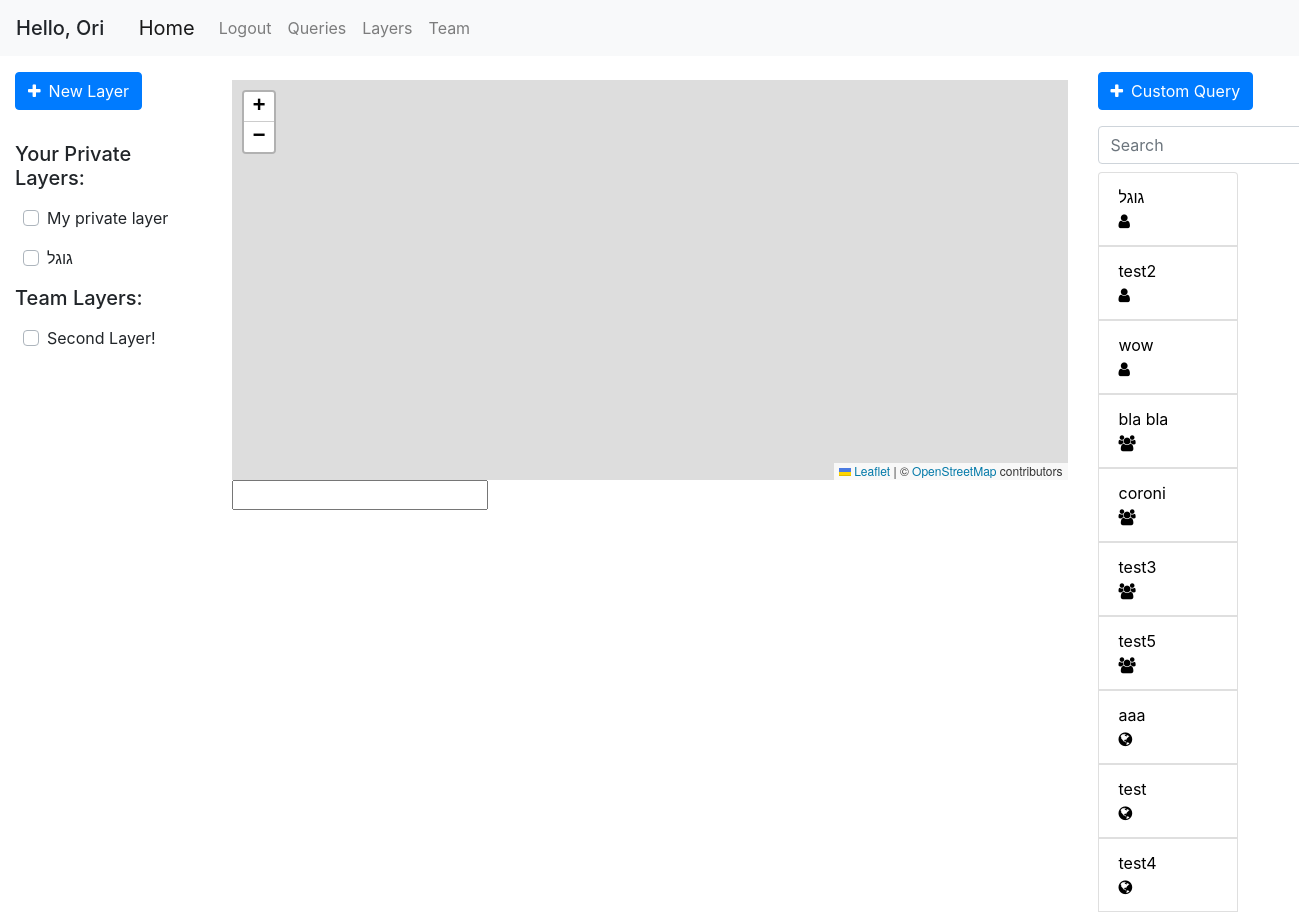
The app's page /home (signed in), older data.
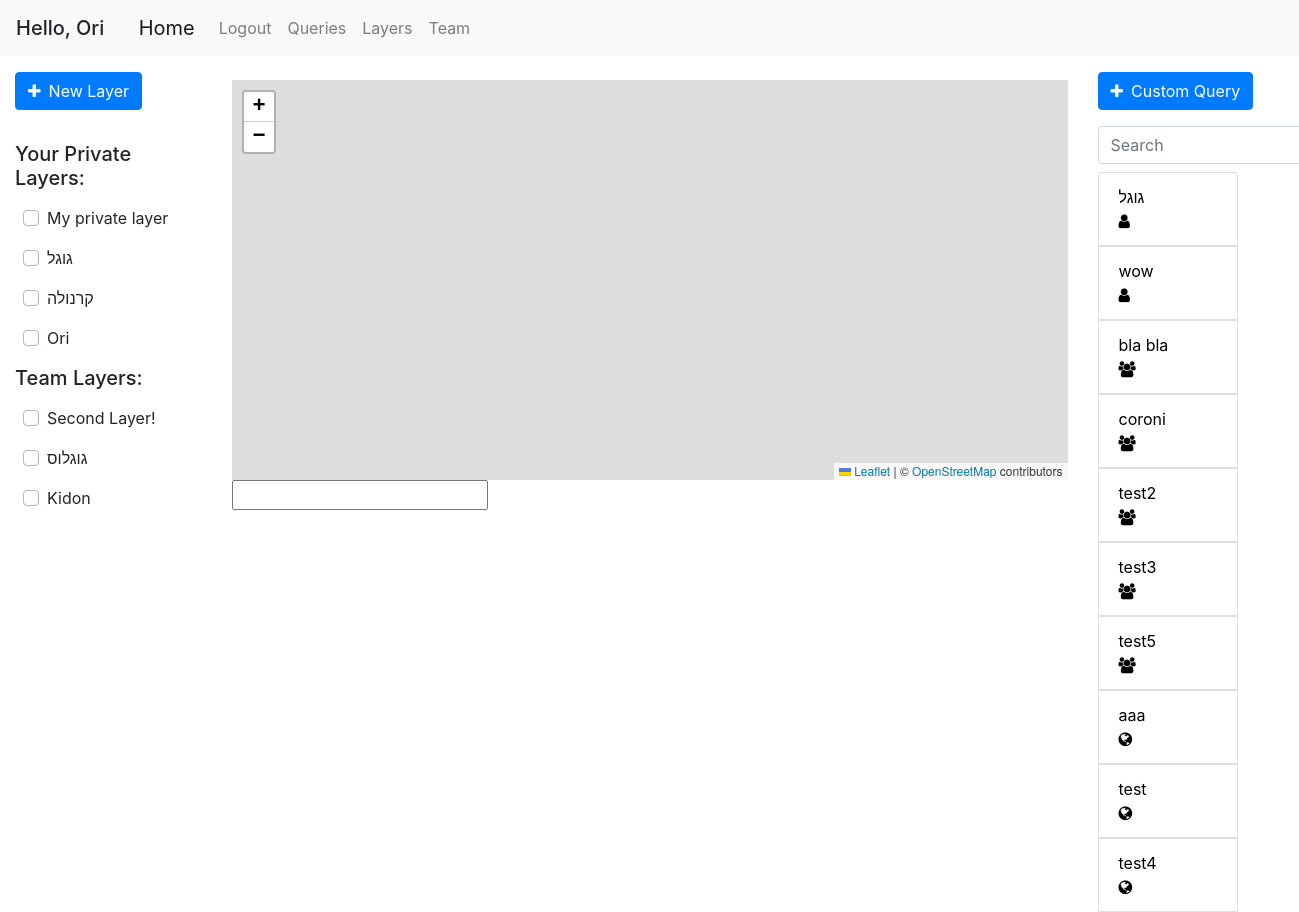
The same page, newer data.
### geoportal/models.py (models this page shows, shortened)
class Layer(db.Model):
    id = db.Column(db.Integer, primary_key=True)
    name = db.Column(db.String(100), nullable=False)
    user_id = db.Column(db.Integer, db.ForeignKey('user.id'), nullable=False)
    default_color = db.Column(db.String(20), default='blue')
    only_user = db.Column(db.Boolean, default=True)
    only_team = db.Column(db.Boolean, default=False)
    public = db.Column(db.Boolean, default=False)
    points = db.relationship('Point', backref='layer', lazy=True)
    polygons = db.relationship('Polygon', backref='layer', lazy=True)

class Query(db.Model):
    id = db.Column(db.Integer, primary_key=True)
    user_id = db.Column(db.Integer, db.ForeignKey('user.id'), nullable=False, default=0)
    query_name = db.Column(db.String(120))
    db_name = db.Column(db.String(20))
    date_uploaded = db.Column(db.DateTime, nullable=False, default=datetime.datetime.now)
    last_update_time = db.Column(db.DateTime, nullable=False, default=datetime.datetime.now)
    query_text = db.Column(db.Text, nullable=False, default='')
    only_user = db.Column(db.Boolean, default=False)
    only_team = db.Column(db.Boolean, default=False)
    public = db.Column(db.Boolean, default=True)
    parameters = db.relationship('QueryTextParameters', backref='query', lazy=True)

### geoportal/main/views.py (the view)
@main.route('/')
@main.route('/home')
def home():
    return render_template('home.html', queries=get_allowed_queries(), layers=get_allowed_layers(), favorite_layers=get_favorite_layers())

### geoportal/mapping/utils.py (called while the page is built)
def marked_layers_first(layers):
    return sorted(layers, key=lambda layer: UserMarkedLayer.query.filter(and_(UserMarkedLayer.layer_id == layer.id, UserMarkedLayer.user_id == current_user.id)).first() is not None, reverse=True)

def get_allowed_layers():
    if current_user.is_authenticated:
        layers = Layer.query.all()
        authorized_layers = []
        for layer in layers:
            if (layer.only_team and User.query.get(layer.user_id).team_id == current_user.team_id) or layer.user_id == current_user.id:
                authorized_layers.append(layer)
        layers = authorized_layers
        layers = marked_layers_first(layers)
    else:
        layers = []
    return layers

def get_favorite_layers():
    if current_user.is_authenticated:
        marked_layers = db.session.query(UserMarkedLayer.layer_id).filter_by(user_id=current_user.id).all()
        return [layer[0] for layer in marked_layers]
    return []

### geoportal/models.py (called while the page is built)
@login_manager.user_loader
def load_user(user_id):
    return User.query.get(int(user_id))

### geoportal/templates/home.html (shortened to what this page needs)
{% extends "base.html" %}
{% block left_sidebar %}
{% if current_user.is_authenticated %}
<button type="button" class="btn btn-primary mb-3 mt-3" data-toggle="modal" data-target="#add-layer">
  <span class="fa fa-plus mr-2"></span>New Layer
</button>
{% endif %}
{% if current_user.is_authenticated %}
    <h5 class="disply-5 mt-3">Your Private Layers:</h5>
    {% for layer in layers %}
        {% if layer.only_user %}
        <div class="row ml-2 mt-3 custom-control custom-checkbox justify-content-between">
            <label class="custom-control-label" for="checkbox-{{ layer.id }}">{{ layer.name }}</label>
        </div>
        {% endif %}
    {% endfor %}
    <h5 class="disply-5 mt-3">Team Layers:</h5>
    {% for layer in layers %}
        {% if layer.only_team %}
        <div class="row ml-2 mt-3 custom-control custom-checkbox">
            <label class="custom-control-label" for="checkbox-{{ layer.id }}">{{ layer.name }}</label>
        </div>
        {% endif %}
    {% endfor %}
{% endif %}
{% endblock left_sidebar %}
{% block content %}
<div id="myMap" class="mt-4"></div>
<input type="text" id="current-point">
{% endblock content %}
{% block right_sidebar %}
<button type="button" class="btn btn-primary mt-3" data-toggle="modal" data-target="#run-query">
  <span class="fa fa-plus mr-2"></span>Custom Query
</button>
<form class="form-inline my-2 my-lg-0">
    <input class="form-control mr-sm-2 mt-3 mb-2" type="search" placeholder="Search" aria-label="Search" id="queries_search" onkeyup="filterQueries()">
</form>
<div class="col-sm-10 pl-0">
    <div class="list-group">
    {% for query in queries %}
        <button name="query-selector" class="list-group-item" id="{{ query.id }}" style="text-align: justify;">
            <div class="row justify-content-between pr-2">
                <div class="col-sm-10">
                    {{ query.query_name }}
                </div>
                <div class="col-sm-1">
                    {% if query.only_user %}
                        <span class="fa fa-user"></span>
                    {% elif query.only_team %}
                        <span class="fa fa-users"></span>
                    {% else %}
                        <span class="fa fa-globe"></span>
                    {% endif %}
                </div>
            </div>
        </button>
    {% endfor %}
    </div>
</div>
{% endblock right_sidebar %}

Row changes from the older to the newer data that the page shows:
added Layer: name "קרנולה", shown under "Your Private Layers:"
added Layer: name "Ori", shown under "Your Private Layers:"
added Layer: name "גוגלוס", shown under "Team Layers:"
added Layer: name "Kidon", shown under "Team Layers:"
changed Query "test2": only_user True → False (drawn); moves down the list
